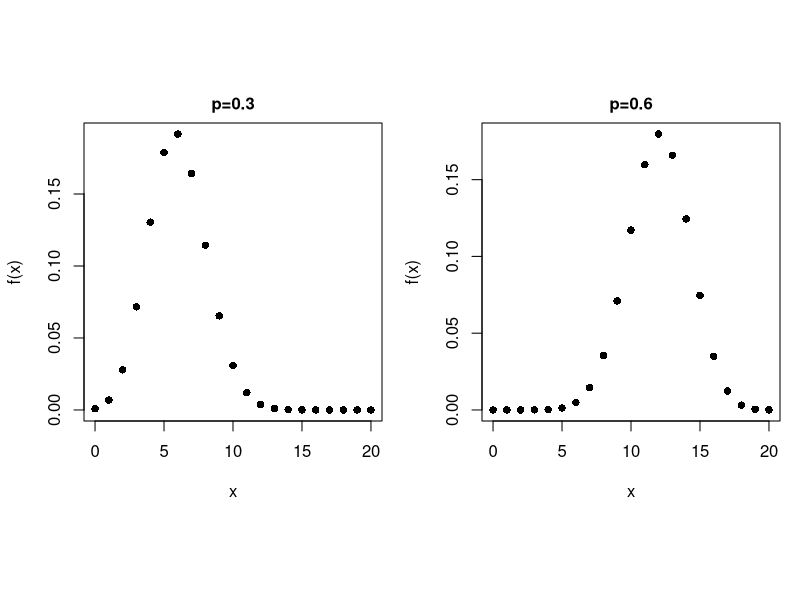
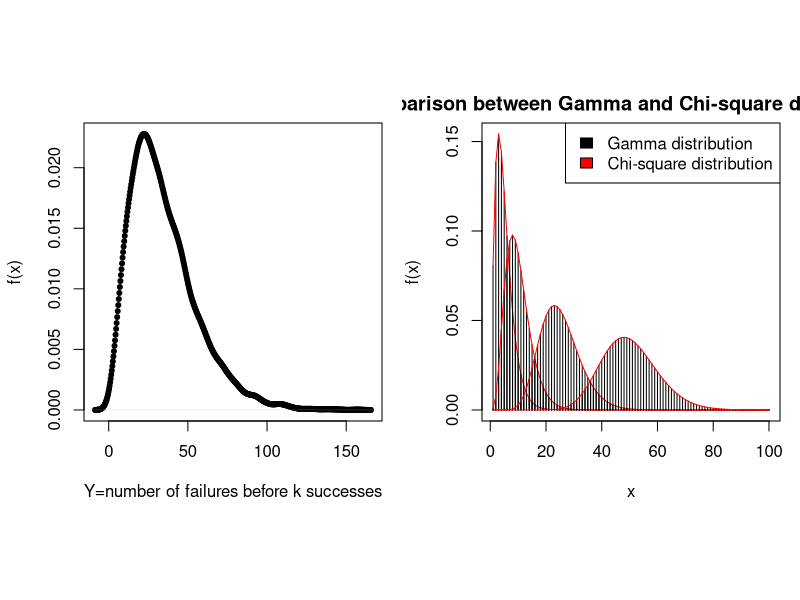
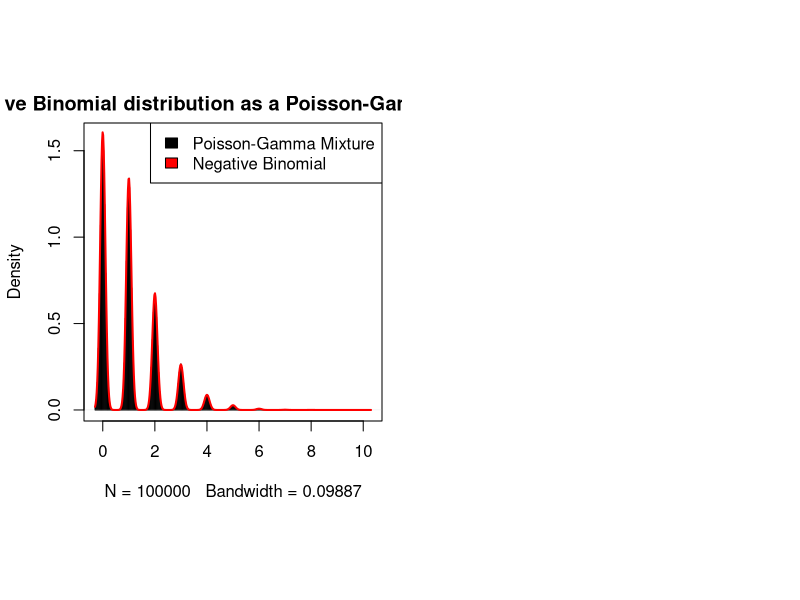
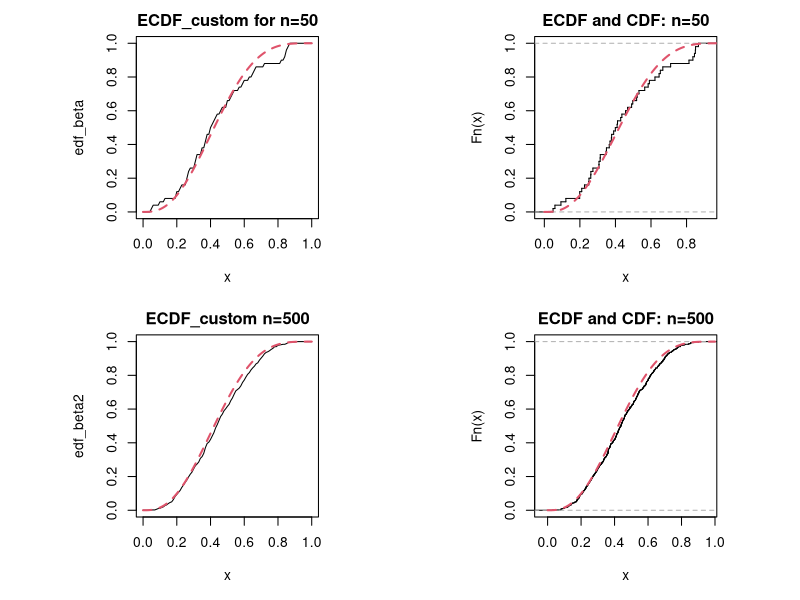
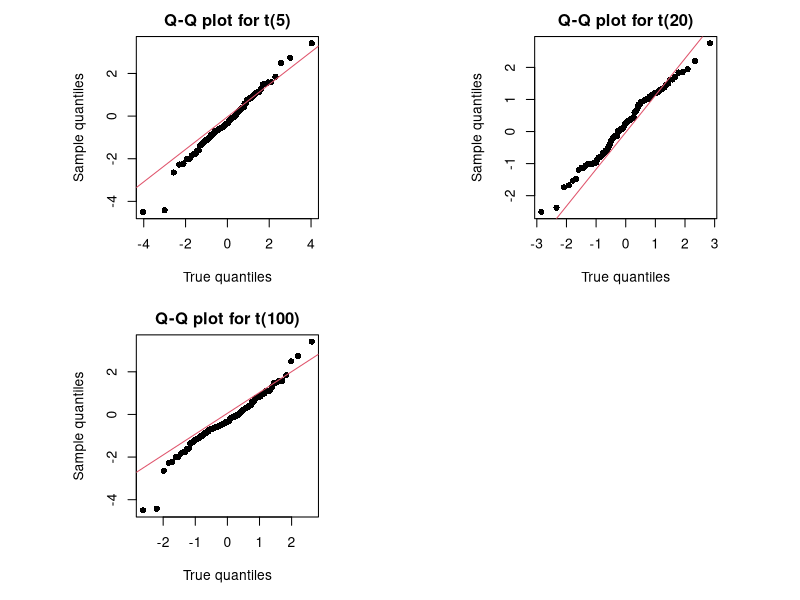
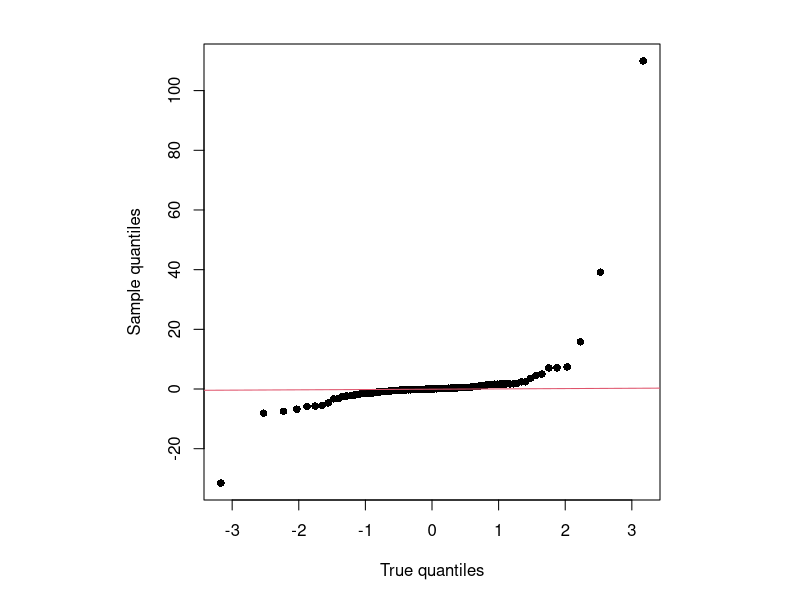
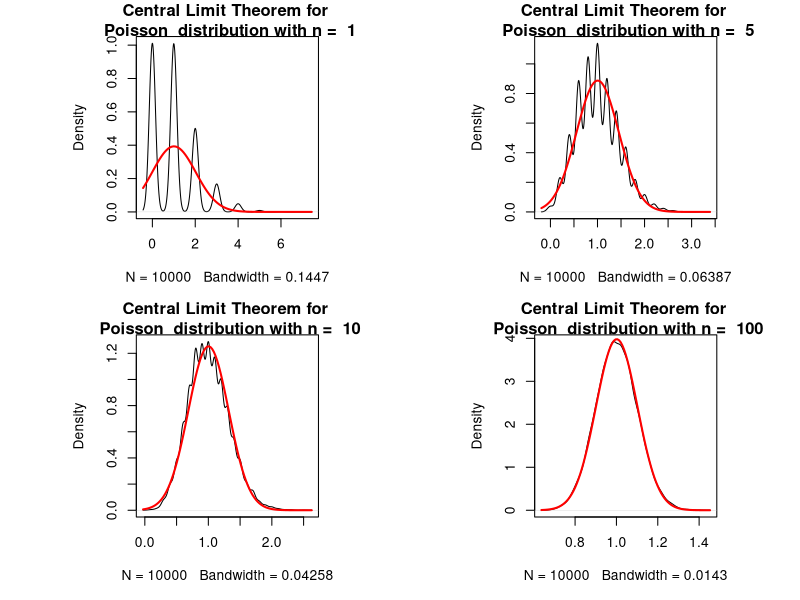
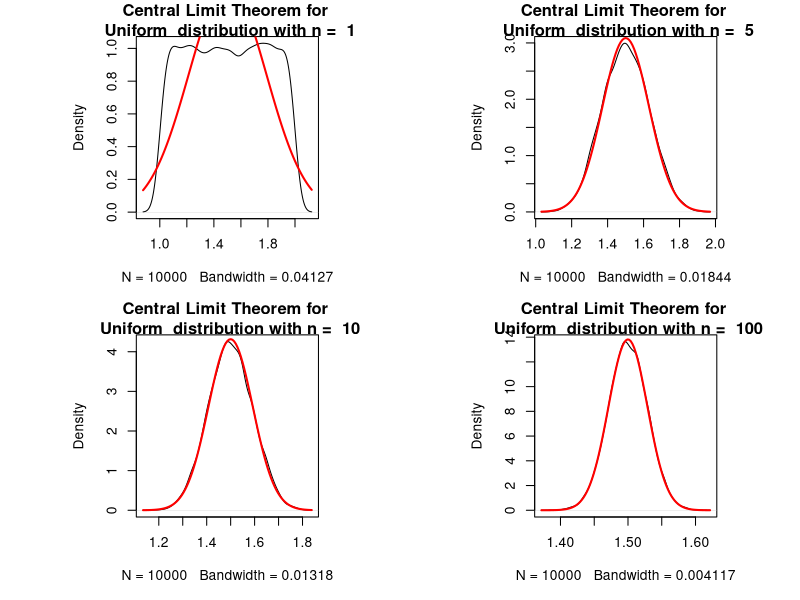

Write R code to recreate these figures, in order.
## ---- chunk 1
knitr::opts_chunk$set(echo = TRUE)
## ---- chunk 2
binomial <- function(x,n,p){
    
    return(choose(n,x) * (p^x) * (1-p)^(n-x))
}
all.equal(binomial(2,5,0.2), dbinom(2,5,0.2)) # Test with some prespecified values.
## ---- chunk 3
#graphical setting for margins and type of points
par(mfrow=c(1,2),mar=c(5,4,2,1), oma=c(0,0.2,0.2,0), pty="s", pch = 16)
#plot the binomial distributions with different input
plot(0:20, binomial(0:20, 20, 0.3), 
     xlab = "x", ylab = "f(x)", cex.lab=1, main="p=0.3", cex.main=1)
plot(0:20, binomial(0:20, 20, 0.6), xlab ="x", ylab = "f(x)",
      cex.lab=1, main= "p=0.6", cex.main=1)
## ---- chunk 4
set.seed(2019)

# Matrix with geometric distributions:
n <- 10000
prob <- 0.08

Xmatrix = matrix(nrow=n, ncol=3)

# Each column corresponds to X1, X2 and X3:
for (i in 1:3)
{
  Xmatrix[,i]=c(rgeom(n,prob))
}

# Y=X1+X2+X3:
Y=c(rowSums(Xmatrix))

# Graph:
plot(density(Y), type = "p", col = "black", lwd = 1, pch=20, 
xlab="Y=number of failures before k successes", ylab="f(x)", main="")
## ---- chunk 5
shapes <- c(5, 10, 25, 50)
plot(1:100, dgamma(1:100, shapes[1]/2, 1/2), type="h", col='black', xlab="x", ylab="f(x)", main="Comparison between Gamma and Chi-square distributions")
lines(1:100, dchisq(1:100, shapes[1]), col='red')
lines(1:100, dgamma(1:100, shapes[2]/2, 1/2), type="h", col='black')
lines(1:100, dchisq(1:100, shapes[2]), col='red')
lines(1:100, dgamma(1:100, shapes[3]/2, 1/2), type="h", col='black')
lines(1:100, dchisq(1:100, shapes[3]), col='red')
lines(1:100, dgamma(1:100, shapes[4]/2, 1/2), type="h", col='black')
lines(1:100, dchisq(1:100, shapes[4]), col='red')
legend("topright", legend=c("Gamma distribution", "Chi-square distribution"), fill=c("black", "red"))
## ---- chunk 6
print(paste("The 5% quantile for Gamma(3,3) is found at ", qgamma(0.05,3,3)))
print(paste("The 95% quantile for Gamma(3,3) is found at ", qgamma(0.95,3,3)))
## ---- chunk 7
sample <- rbeta(1000, 5, 2) 

mean <- mean(sample) # Sample mean.
sprintf("Sample mean: %s", mean)

variance <- var(sample) # Sample variance.
sprintf("Sample variance: %s", variance)
## ---- chunk 8

set.seed(2019)

# Mixture of Poisson and Gamma distributions:
mixture <- function(df, n)
{  
  Lambda = rgamma(n, df, df)
  X = rpois(n, Lambda)
  return(X)  
}

df <- 5
n <- 100000

# Plot of the mixture distribution - PoissonGamma - in black:
PoissonGamma <- mixture(df,n)
plot( density(PoissonGamma), col="black", lwd=1, type="h",
main="Negative Binomial distribution as a Poisson-Gamma mixture")

# Negative Binomial distribution superposition - in red:
Nbinom <- c(rnbinom(n, size=df, prob=df/(df+1)))
lines( density(Nbinom), col="red", lwd=2 )

legend("topright", legend=c("Poisson-Gamma Mixture", "Negative Binomial"), fill=c("black", "red"))

# Comparison between the mean and variance:

# Mean PoissonGamma:
mean(PoissonGamma)
# Mean Negative Binomial:
mean(Nbinom)

# Variance PoissonGamma:
var(PoissonGamma)
# Variance Negative Binomial:
var(Nbinom)

## ---- chunk 9
ecdf_custom <- function(X)
{
  return(Vectorize(function(t) length(X[X<=t])/length(X)))
}

set.seed(2)
par(mfrow=c(2,2))
n<-50
y<-rbeta(n, 3,4)
n2<-500
y2<-rbeta(n2, 3,4)
tt<-seq(from=0, to=1, by=0.01)

edf_beta<-ecdf_custom(y)
plot(edf_beta, main="ECDF_custom for n=50", type='l')
lines(tt, pbeta(tt,3,4), col=2, lty=2, lwd=2)

edf_beta<-ecdf(y)
plot(edf_beta, verticals=TRUE, do.p=FALSE, main="ECDF and CDF: n=50")
lines(tt, pbeta(tt,3,4), col=2, lty=2, lwd=2)

edf_beta2<-ecdf_custom(y2)
plot(edf_beta2, main="ECDF_custom n=500", type='l')
lines(tt, pbeta(tt,3,4), col=2, lty=2, lwd=2)

edf_beta2<-ecdf(y2)
plot(edf_beta2, verticals=TRUE, do.p=FALSE, main="ECDF and CDF: n=500")
lines(tt, pbeta(tt,3,4), col=2, lty=2, lwd=2)
## ---- chunk 10
sample1 <- rt(100, 5)
sample2 <- rt(100, 20)
sample3 <- rt(100, 100)

par(mfrow = c(2,2))

# Plotting sample 1 (degrees of freedom = 5)
qqplot(qt(ppoints(100), 5), sample1,
      xlab = "True quantiles", ylab = "Sample quantiles",
      main = "Q-Q plot for t(5)")
qqline(sample1, distribution = function(p) qnorm(p, mean(sample1), sd(sample1)), col = 2)
       
# Plotting sample 2 (degrees of freedom = 20)
qqplot(qt(ppoints(100), 20), sample2,
      xlab = "True quantiles", ylab = "Sample quantiles",
      main = "Q-Q plot for t(20)")
qqline(sample2, distribution = function(p) qnorm(p, mean(sample2), sd(sample2)), col = 2)
       
# Plotting sample 3 (degrees of freedom = 100)
qqplot(qt(ppoints(100), 100), sample1,
      xlab = "True quantiles", ylab = "Sample quantiles",
      main = "Q-Q plot for t(100)")
qqline(sample3, distribution = function(p) qnorm(p, mean(sample3), sd(sample3)), col = 2)
## ---- chunk 11
# Cauchy
par(mfrow = c(1,1))
n = 100
sample <- rcauchy(n, 0, 1)
qqplot(qt(ppoints(n), 10), sample,
      xlab = "True quantiles", ylab = "Sample quantiles")
qqline(sample, distribution = function(p) qnorm(p, mean(sample), sd(sample)), col = 2)
## ---- chunk 12
clt_function <- function(n, src.dist = NULL, param1 = NULL, param2 = NULL)
  {
  
  r <- 10000  # Number of samples
  
  # matrix r x n. Each row is considered one sample:
  samples <- switch( src.dist,
                     "ChiSqrt"     = matrix( rchisq( n*r,param1 ),r ),
                     "Exponential" = matrix( rexp( n*r,param1 ),r ),
                     "Gamma"       = matrix( rgamma( n*r,param1,param2 ),r ),
                     "Normal"      = matrix( rnorm( n*r,param1,param2 ),r ),
                     "Poisson"     = matrix( rpois( n*r,param1 ),r ), 
                     "Uniform"     = matrix( runif( n*r,param1,param2 ),r )	
                    )
  
  means_of_samples <- apply( samples, 1, mean )
  
  # Distribution:
  plot( density( means_of_samples ), col = "black", lwd = 1, 
        main = paste("Central Limit Theorem for \n", src.dist, " distribution with n = ", n ))
  
  # Gaussian:
  sigma <- sd  ( means_of_samples )
  mu    <- mean( means_of_samples )
  curve( dnorm(x, mu, sigma), add = TRUE, col="red", lwd=2 ) 
  
}

# Example 1 parameter - Poisson distribution
par(mfrow=c(2,2))
for (i in c(1,5,10,100))
{
   clt_function(i,src.dist="Poisson",param1=1)
}

# Example 2 parameters - Uniform distribution
for (i in c(1,5,10,100))
{
    clt_function(i,src.dist="Uniform",param1=1, param2=2)
}

